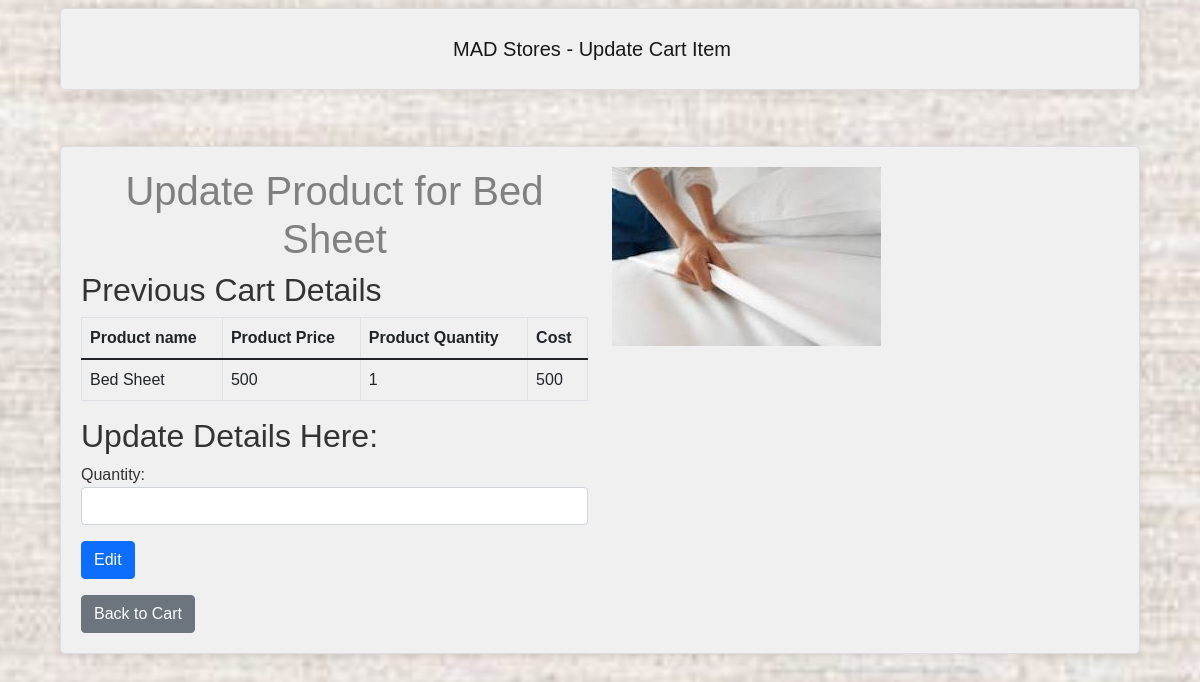
Page /user/cart/update/1 on the committed database.
### models.py (models this page shows)
class User_cart(db.Model):
    entry_id=db.Column(db.Integer,auto_increment=True,primary_key=True)
    username = db.Column(db.String(50),nullable=False)
    product_id = db.Column(db.Integer,nullable=False)
    product_name = db.Column(db.String(50), nullable=False)
    quantity = db.Column(db.Integer, nullable=False)
    unit_cost = db.Column(db.Integer)  # No need to specify ForeignKey for unit_cost
    cost = db.Column(db.Integer, nullable=False)
    category=db.Column(db.String(50),nullable=False)
    image_url=db.Column(db.String(100),nullable=False)

### app.py (the view, shortened to what this page needs)
@app.route('/user/cart/update/<id>',methods=['GET','POST'])
def update_item(id):
    item=User_cart.query.filter_by(entry_id=int(id)).first()
    product_id=item.product_id
    product=Products.query.filter_by(product_id=product_id).first()
    if not id:
        return render_template('update_item.html',item=item,message=2)
    if item:
        if request.method=='GET':
            return render_template('update_item.html',item=item,message=1)
    else:
        return str(id)+"failed"

### templates/update_item.html (shortened to what this page needs)
<!DOCTYPE html>
<html lang="en">
<head>
    <link href="https://cdn.jsdelivr.net/npm/bootstrap@5.1.3/dist/css/bootstrap.min.css" rel="stylesheet">
    <link rel="stylesheet" href="{{ url_for('static', filename='style.css') }}">
</head>
<body>
    <nav class="navbar navbar-expand-lg navbar-light fixed-top">
        <div class="container justify-content-center">
            <a class="navbar-brand" href="#">MAD Stores - Update Cart Item</a>
        </div>
    </nav>
    <div class="container content-container">
        <div class="row">
            <div class="col-md-6">
                <h1>Update Product for {{ item.product_name }}</h1>
                <h2>Previous Cart Details</h2>
                <table class="table table-bordered">
                    <thead>
                        <tr>
                            <th>Product name</th>
                            <th>Product Price</th>
                            <th>Product Quantity</th>
                            <th>Cost</th>
                        </tr>
                    </thead>
                    <tbody>
                        <tr>
                            <td>{{ item.product_name }}</td>
                            <td>{{ item.unit_cost }}</td>
                            <td>{{ item.quantity }}</td>
                            <td>{{ item.cost }}</td>
                        </tr>
                    </tbody>
                </table>
                <h2>Update Details Here:</h2>
                <form action="/user/cart/update/{{ item.entry_id }}" method="post" class="update-form">
                    <div class="mb-3">
                        <label for="quantity">Quantity:</label>
                        <input type="number" name="quantity" id="quantity" class="form-control">
                    </div>
                    <input type="submit" value="Edit" class="btn btn-primary">
                </form>
                <a href="/user/cart" class="btn btn-secondary mt-3">Back to Cart</a>
            </div>
            <div class="col-md-6">
                <div class="product-image">
                    <img src="{{ item.image_url }}" alt="{{ item.product_name }}" class="img-fluid h-100">
                </div>
            </div>
        </div>
    </div>
</body>
</html>

### static/style.css (style rules this page uses)
body { font-family: Arial, sans-serif; color: #333; background-color: #f0f0f0; background-image: url("/static/container_background.jpg"); background-repeat: no-repeat; background-size: 140%; background-position: center; display: flex; justify-content: center; align-items: center; height: 100vh; }
h1 { text-align: center; color: grey; }
.container { max-width: 90%; margin: 0 auto; padding: 20px; border: 1px solid #ddd; border-radius: 5px; box-shadow: 0 0 10px rgba(0, 0, 0, 0.1); background-color: #f0f0f0; }

### rows in the picture
User_cart: product_name "Bed Sheet", unit_cost "500", quantity "1", cost "500", image_url (picture)
